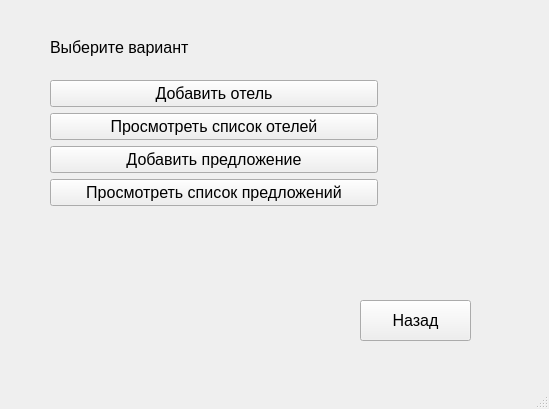
<?xml version="1.0" encoding="UTF-8"?>
<ui version="4.0">
 <class>AdminMenuWindow</class>
 <widget class="QMainWindow" name="AdminMenuWindow">
  <property name="geometry">
   <rect>
    <x>0</x>
    <y>0</y>
    <width>549</width>
    <height>409</height>
   </rect>
  </property>
  <property name="windowTitle">
   <string>MainWindow</string>
  </property>
  <widget class="QWidget" name="centralwidget">
   <widget class="QPushButton" name="back">
    <property name="geometry">
     <rect>
      <x>360</x>
      <y>300</y>
      <width>111</width>
      <height>41</height>
     </rect>
    </property>
    <property name="font">
     <font>
      <pointsize>12</pointsize>
     </font>
    </property>
    <property name="text">
     <string>Назад</string>
    </property>
   </widget>
   <widget class="QWidget" name="">
    <property name="geometry">
     <rect>
      <x>50</x>
      <y>20</y>
      <width>328</width>
      <height>186</height>
     </rect>
    </property>
    <layout class="QVBoxLayout" name="verticalLayout">
     <item>
      <widget class="QLabel" name="label">
       <property name="font">
        <font>
         <pointsize>12</pointsize>
        </font>
       </property>
       <property name="text">
        <string>Выберите вариант</string>
       </property>
      </widget>
     </item>
     <item>
      <widget class="QPushButton" name="addHotel">
       <property name="font">
        <font>
         <pointsize>12</pointsize>
        </font>
       </property>
       <property name="text">
        <string>Добавить отель</string>
       </property>
      </widget>
     </item>
     <item>
      <widget class="QPushButton" name="LookHotel">
       <property name="font">
        <font>
         <pointsize>12</pointsize>
        </font>
       </property>
       <property name="text">
        <string>Просмотреть список отелей</string>
       </property>
      </widget>
     </item>
     <item>
      <widget class="QPushButton" name="addOffer">
       <property name="font">
        <font>
         <pointsize>12</pointsize>
        </font>
       </property>
       <property name="text">
        <string>Добавить предложение</string>
       </property>
      </widget>
     </item>
     <item>
      <widget class="QPushButton" name="LookOffer">
       <property name="font">
        <font>
         <pointsize>12</pointsize>
        </font>
       </property>
       <property name="text">
        <string>Просмотреть список предложений</string>
       </property>
      </widget>
     </item>
    </layout>
   </widget>
  </widget>
  <widget class="QMenuBar" name="menubar">
   <property name="geometry">
    <rect>
     <x>0</x>
     <y>0</y>
     <width>549</width>
     <height>26</height>
    </rect>
   </property>
  </widget>
  <widget class="QStatusBar" name="statusbar"/>
 </widget>
 <resources/>
 <connections/>
</ui>
